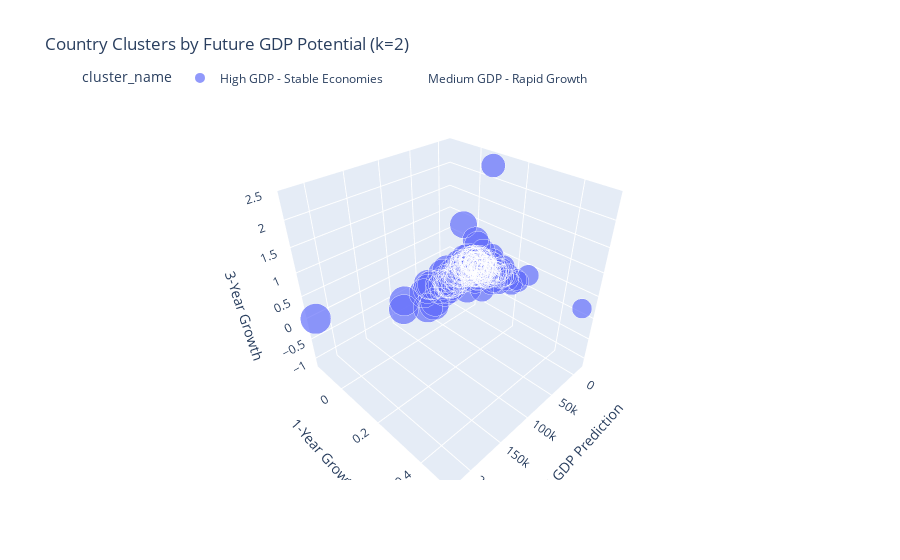

Here is the notebook cell this chart was saved with:
### Code cell
# Assign meaningful cluster names based on ACTUAL clusters (0 and 1)
cluster_names = {
    0: 'High GDP - Stable Economies',
    1: 'Medium GDP - Rapid Growth'
    # Removed clusters 2-4 since optimal_k=2
}

pivot_df['cluster_name'] = pivot_df['cluster'].map(cluster_names)

# Convert year columns to strings if they're integers
pivot_df.columns = [str(col) if isinstance(col, int) else col for col in pivot_df.columns]

# Prepare size data safely
size_data = pivot_df['2023'].copy()
size_data[size_data <= 0] = 1  # Set minimum value to 1 to avoid log(0)

# Interactive 3D visualization - will automatically show only clusters 0 and 1
fig = px.scatter_3d(pivot_df,
                    x='2024_consensus',
                    y='growth_1yr',
                    z='growth_3yr',
                    color='cluster_name',
                    hover_name='country_name',
                    size=np.log(size_data),
                    title='Country Clusters by Future GDP Potential (k=2)',
                    labels={
                        '2024_consensus': '2024 GDP Prediction',
                        'growth_1yr': '1-Year Growth',
                        'growth_3yr': '3-Year Growth'
                    },
                    size_max=30)
fig.update_layout(legend=dict(orientation="h", yanchor="bottom", y=1.02))
fig.show()

# Display top countries - ONLY for existing clusters (0 and 1)
for cluster_id in [0, 1]:  # Explicitly loop through only existing clusters
    cluster_countries = pivot_df[pivot_df['cluster'] == cluster_id]
    name = cluster_names[cluster_id]

    print(f"\n{name} (Cluster {cluster_id}):")
    print(f"Number of countries: {len(cluster_countries)}")

    # Calculate stats directly from data instead of cluster_stats
    print(f"Avg 2024 GDP: ${cluster_countries['2024_consensus'].mean():,.0f}")
    print(f"Avg 1-yr growth: {cluster_countries['growth_1yr'].mean():.2%}")

    # Handle potential NaN country names
    valid_countries = cluster_countries['country_name'].dropna()
    if len(valid_countries) > 0:
        print("Top countries by GDP:")
        top_countries = cluster_countries.sort_values('2024_consensus', ascending=False)['country_name'].head(10).tolist()
        print(top_countries)
    else:
        print("No valid country names available")

# Parallel coordinates plot - will automatically show only existing clusters
plt.figure(figsize=(14, 7))
parallel_data = pivot_df[['2024_consensus', 'growth_1yr', 'growth_3yr', 'cluster_name']].copy()

# Safe log transform
parallel_data['2024_consensus'] = parallel_data['2024_consensus'].replace(0, 1)
parallel_data['2024_consensus'] = np.log(parallel_data['2024_consensus'])

pd.plotting.parallel_coordinates(parallel_data, 'cluster_name',
                               color=('#1f77b4', '#ff7f0e'))  # Only 2 colors needed
plt.title('Cluster Characteristics Comparison (2 Clusters)')
plt.xticks(rotation=45)
plt.grid(True)
plt.show()

### Figure 1 — Plotly figure (JSON) as saved in the notebook; plotly's stock layout.template omitted (floating-point values rounded to 4 significant figures; data arrays with more than 128 entries replaced by an {"elided": "..."} marker saying what was removed)
{"data": [{"hovertemplate": "<b>%{hovertext}</b><br><br>cluster_name=High GDP - Stable Economies<br>2024 GDP Prediction=%{x}<br>1-Year Growth=%{y}<br>3-Year Growth=%{z}<br>size=%{marker.size}<extra></extra>", "hovertext": {"elided": "200 null values"}, "legendgroup": "High GDP - Stable Economies", "marker": {"color": "#636efa", "size": {"elided": "200 float values"}, "sizemode": "area", "sizeref": 0.01384, "symbol": "circle"}, "mode": "markers", "name": "High GDP - Stable Economies", "scene": "scene", "showlegend": true, "type": "scatter3d", "x": {"elided": "200 float values"}, "y": {"elided": "200 float values"}, "z": {"elided": "200 float values"}}, {"hovertemplate": "<b>%{hovertext}</b><br><br>cluster_name=Medium GDP - Rapid Growth<br>2024 GDP Prediction=%{x}<br>1-Year Growth=%{y}<br>3-Year Growth=%{z}<br>size=%{marker.size}<extra></extra>", "hovertext": [null, null, null, null, null, null, null, null, null, null, null, null, null, null, null], "legendgroup": "Medium GDP - Rapid Growth", "marker": {"color": "#EF553B", "size": [0.0, 0.0, 0.0, 0.0, 0.0, 0.0, 0.0, 0.0, 0.0, 0.0, 0.0, 0.0, 0.0, 0.0, 0.0], "sizemode": "area", "sizeref": 0.01384, "symbol": "circle"}, "mode": "markers", "name": "Medium GDP - Rapid Growth", "scene": "scene", "showlegend": true, "type": "scatter3d", "x": [-138.4, 6620.0, -3503.0, 10350.0, 2499.0, -3437.0, -77.14, -14400.0, -2237.0, -2252.0, -1402.0, 44.98, -1643.0, -4152.0, -221.9], "y": [0.0, 0.0, 0.0, 0.0, 0.0, 0.0, 0.0, 0.0, 0.0, 0.0, 0.0, 0.0, 0.0, 0.0, 0.0], "z": [-1.039, -0.8841, -1.092, -0.8902, -0.8847, -1.081, -1.019, -1.073, -1.115, -1.064, -1.064, -0.9322, -1.108, -1.077, -1.045]}], "layout": {"legend": {"itemsizing": "constant", "orientation": "h", "title": {"text": "cluster_name"}, "tracegroupgap": 0, "y": 1.02, "yanchor": "bottom"}, "scene": {"domain": {"x": [0, 1], "y": [0, 1]}, "xaxis": {"title": {"text": "2024 GDP Prediction"}}, "yaxis": {"title": {"text": "1-Year Growth"}}, "zaxis": {"title": {"text": "3-Year Growth"}}}, "title": {"text": "Country Clusters by Future GDP Potential (k=2)"}}}
